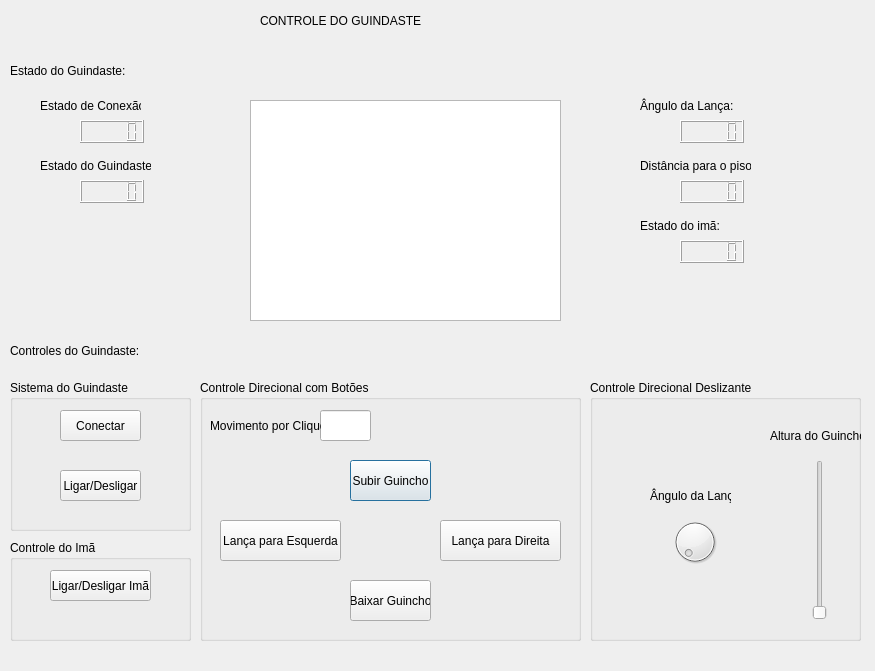
<?xml version="1.0" encoding="UTF-8"?>
<ui version="4.0">
 <class>Guindaste</class>
 <widget class="QDialog" name="Guindaste">
  <property name="geometry">
   <rect>
    <x>0</x>
    <y>0</y>
    <width>875</width>
    <height>671</height>
   </rect>
  </property>
  <property name="windowTitle">
   <string>Dialog</string>
  </property>
  <widget class="QLCDNumber" name="lcdNumber">
   <property name="geometry">
    <rect>
     <x>680</x>
     <y>180</y>
     <width>64</width>
     <height>23</height>
    </rect>
   </property>
  </widget>
  <widget class="QLabel" name="label">
   <property name="geometry">
    <rect>
     <x>640</x>
     <y>150</y>
     <width>111</width>
     <height>31</height>
    </rect>
   </property>
   <property name="text">
    <string>Distância para o piso:</string>
   </property>
  </widget>
  <widget class="QSlider" name="verticalSlider">
   <property name="geometry">
    <rect>
     <x>810</x>
     <y>460</y>
     <width>19</width>
     <height>160</height>
    </rect>
   </property>
   <property name="orientation">
    <enum>Qt::Vertical</enum>
   </property>
  </widget>
  <widget class="QGraphicsView" name="graphicsView">
   <property name="geometry">
    <rect>
     <x>250</x>
     <y>100</y>
     <width>311</width>
     <height>221</height>
    </rect>
   </property>
  </widget>
  <widget class="QLabel" name="label_2">
   <property name="geometry">
    <rect>
     <x>10</x>
     <y>330</y>
     <width>211</width>
     <height>41</height>
    </rect>
   </property>
   <property name="styleSheet">
    <string notr="true">font: 14pt &quot;MS Shell Dlg 2&quot;;</string>
   </property>
   <property name="text">
    <string>Controles do Guindaste:</string>
   </property>
  </widget>
  <widget class="QLabel" name="label_4">
   <property name="geometry">
    <rect>
     <x>770</x>
     <y>420</y>
     <width>91</width>
     <height>31</height>
    </rect>
   </property>
   <property name="text">
    <string>Altura do Guincho</string>
   </property>
  </widget>
  <widget class="QLabel" name="label_5">
   <property name="geometry">
    <rect>
     <x>260</x>
     <y>0</y>
     <width>301</width>
     <height>41</height>
    </rect>
   </property>
   <property name="styleSheet">
    <string notr="true">font: 18pt &quot;MS Shell Dlg 2&quot;;</string>
   </property>
   <property name="text">
    <string>CONTROLE DO GUINDASTE</string>
   </property>
  </widget>
  <widget class="QLabel" name="label_6">
   <property name="geometry">
    <rect>
     <x>10</x>
     <y>50</y>
     <width>211</width>
     <height>41</height>
    </rect>
   </property>
   <property name="styleSheet">
    <string notr="true">font: 14pt &quot;MS Shell Dlg 2&quot;;</string>
   </property>
   <property name="text">
    <string>Estado do Guindaste:</string>
   </property>
  </widget>
  <widget class="QLCDNumber" name="lcdNumber_2">
   <property name="geometry">
    <rect>
     <x>680</x>
     <y>120</y>
     <width>64</width>
     <height>23</height>
    </rect>
   </property>
  </widget>
  <widget class="QLabel" name="label_7">
   <property name="geometry">
    <rect>
     <x>640</x>
     <y>90</y>
     <width>111</width>
     <height>31</height>
    </rect>
   </property>
   <property name="text">
    <string>Ângulo da Lança:</string>
   </property>
  </widget>
  <widget class="QLabel" name="label_8">
   <property name="geometry">
    <rect>
     <x>640</x>
     <y>210</y>
     <width>111</width>
     <height>31</height>
    </rect>
   </property>
   <property name="text">
    <string>Estado do imã:</string>
   </property>
  </widget>
  <widget class="QGroupBox" name="groupBox">
   <property name="geometry">
    <rect>
     <x>200</x>
     <y>380</y>
     <width>381</width>
     <height>261</height>
    </rect>
   </property>
   <property name="title">
    <string>Controle Direcional com Botões</string>
   </property>
   <widget class="QLineEdit" name="lineEdit">
    <property name="geometry">
     <rect>
      <x>120</x>
      <y>30</y>
      <width>51</width>
      <height>31</height>
     </rect>
    </property>
   </widget>
   <widget class="QLabel" name="label_9">
    <property name="geometry">
     <rect>
      <x>10</x>
      <y>30</y>
      <width>111</width>
      <height>31</height>
     </rect>
    </property>
    <property name="text">
     <string>Movimento por Clique:</string>
    </property>
   </widget>
   <widget class="QPushButton" name="pushButton_5">
    <property name="geometry">
     <rect>
      <x>150</x>
      <y>80</y>
      <width>81</width>
      <height>41</height>
     </rect>
    </property>
    <property name="text">
     <string>Subir Guincho</string>
    </property>
   </widget>
   <widget class="QPushButton" name="pushButton_4">
    <property name="geometry">
     <rect>
      <x>240</x>
      <y>140</y>
      <width>121</width>
      <height>41</height>
     </rect>
    </property>
    <property name="text">
     <string>Lança para Direita</string>
    </property>
   </widget>
   <widget class="QPushButton" name="pushButton_3">
    <property name="geometry">
     <rect>
      <x>150</x>
      <y>200</y>
      <width>81</width>
      <height>41</height>
     </rect>
    </property>
    <property name="text">
     <string>Baixar Guincho</string>
    </property>
   </widget>
   <widget class="QPushButton" name="pushButton">
    <property name="geometry">
     <rect>
      <x>20</x>
      <y>140</y>
      <width>121</width>
      <height>41</height>
     </rect>
    </property>
    <property name="text">
     <string>Lança para Esquerda</string>
    </property>
   </widget>
  </widget>
  <widget class="QGroupBox" name="groupBox_2">
   <property name="geometry">
    <rect>
     <x>590</x>
     <y>380</y>
     <width>271</width>
     <height>261</height>
    </rect>
   </property>
   <property name="title">
    <string>Controle Direcional Deslizante</string>
   </property>
   <widget class="QDial" name="dial">
    <property name="geometry">
     <rect>
      <x>80</x>
      <y>130</y>
      <width>50</width>
      <height>64</height>
     </rect>
    </property>
   </widget>
   <widget class="QLabel" name="label_3">
    <property name="geometry">
     <rect>
      <x>60</x>
      <y>100</y>
      <width>81</width>
      <height>31</height>
     </rect>
    </property>
    <property name="text">
     <string>Ângulo da Lança</string>
    </property>
   </widget>
  </widget>
  <widget class="QGroupBox" name="groupBox_3">
   <property name="geometry">
    <rect>
     <x>10</x>
     <y>540</y>
     <width>181</width>
     <height>101</height>
    </rect>
   </property>
   <property name="title">
    <string>Controle do Imã</string>
   </property>
   <widget class="QPushButton" name="pushButton_6">
    <property name="geometry">
     <rect>
      <x>40</x>
      <y>30</y>
      <width>101</width>
      <height>31</height>
     </rect>
    </property>
    <property name="text">
     <string>Ligar/Desligar Imã</string>
    </property>
   </widget>
  </widget>
  <widget class="QGroupBox" name="groupBox_4">
   <property name="geometry">
    <rect>
     <x>10</x>
     <y>380</y>
     <width>181</width>
     <height>151</height>
    </rect>
   </property>
   <property name="title">
    <string>Sistema do Guindaste</string>
   </property>
   <widget class="QPushButton" name="pushButton_2">
    <property name="geometry">
     <rect>
      <x>50</x>
      <y>90</y>
      <width>81</width>
      <height>31</height>
     </rect>
    </property>
    <property name="text">
     <string>Ligar/Desligar</string>
    </property>
   </widget>
   <widget class="QPushButton" name="pushButton_7">
    <property name="geometry">
     <rect>
      <x>50</x>
      <y>30</y>
      <width>81</width>
      <height>31</height>
     </rect>
    </property>
    <property name="text">
     <string>Conectar</string>
    </property>
   </widget>
  </widget>
  <widget class="QLabel" name="label_10">
   <property name="geometry">
    <rect>
     <x>40</x>
     <y>90</y>
     <width>101</width>
     <height>31</height>
    </rect>
   </property>
   <property name="text">
    <string>Estado de Conexão:</string>
   </property>
  </widget>
  <widget class="QLCDNumber" name="lcdNumber_4">
   <property name="geometry">
    <rect>
     <x>80</x>
     <y>120</y>
     <width>64</width>
     <height>23</height>
    </rect>
   </property>
  </widget>
  <widget class="QLabel" name="label_12">
   <property name="geometry">
    <rect>
     <x>40</x>
     <y>150</y>
     <width>111</width>
     <height>31</height>
    </rect>
   </property>
   <property name="text">
    <string>Estado do Guindaste:</string>
   </property>
  </widget>
  <widget class="QLCDNumber" name="lcdNumber_5">
   <property name="geometry">
    <rect>
     <x>80</x>
     <y>180</y>
     <width>64</width>
     <height>23</height>
    </rect>
   </property>
  </widget>
  <widget class="QLCDNumber" name="lcdNumber_6">
   <property name="geometry">
    <rect>
     <x>680</x>
     <y>240</y>
     <width>64</width>
     <height>23</height>
    </rect>
   </property>
  </widget>
  <zorder>groupBox_4</zorder>
  <zorder>groupBox_3</zorder>
  <zorder>groupBox_2</zorder>
  <zorder>groupBox</zorder>
  <zorder>lcdNumber</zorder>
  <zorder>label</zorder>
  <zorder>verticalSlider</zorder>
  <zorder>graphicsView</zorder>
  <zorder>label_2</zorder>
  <zorder>label_4</zorder>
  <zorder>label_5</zorder>
  <zorder>label_6</zorder>
  <zorder>lcdNumber_2</zorder>
  <zorder>label_7</zorder>
  <zorder>label_8</zorder>
  <zorder>label_10</zorder>
  <zorder>lcdNumber_4</zorder>
  <zorder>label_12</zorder>
  <zorder>lcdNumber_5</zorder>
  <zorder>lcdNumber_6</zorder>
 </widget>
 <resources/>
 <connections/>
</ui>
